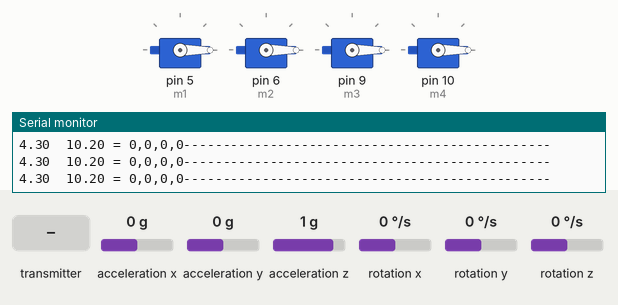
The sketch below on a simulated Arduino Uno, built with avr-gcc and run on an emulated ATmega328P. On the bench: 4 × servo, the last lines printed to the serial monitor. Wiring (inferred from the names in the program): MPU-6050 motion sensor at I2C address 0x68. The test bench sets the inputs (shaded band); at power-on: acceleration y 0 g, acceleration x 0 g, rotation x 0 °/s, acceleration z 1 g, rotation y 0 °/s, rotation z 0 °/s. No radio packets arrive unless stated.

Above: at 1.3 s.
1.4 s: the transmitter starts sending data.0 = 256
At 2.0 s:
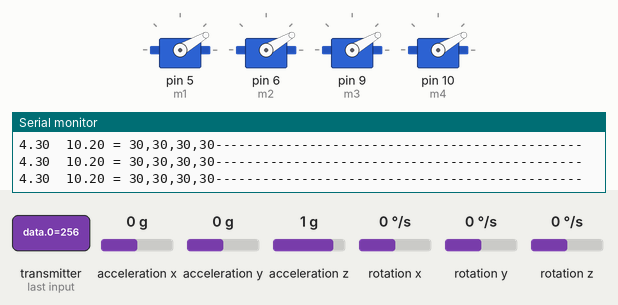
2.9 s: the transmitter starts sending data.0 = 512
At 3.8 s:
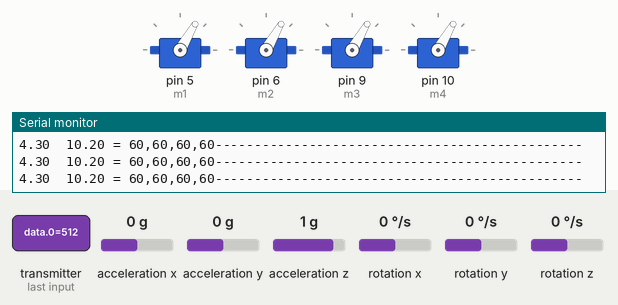
4.4 s: the transmitter starts sending data.0 = 1023
At 5.6 s:
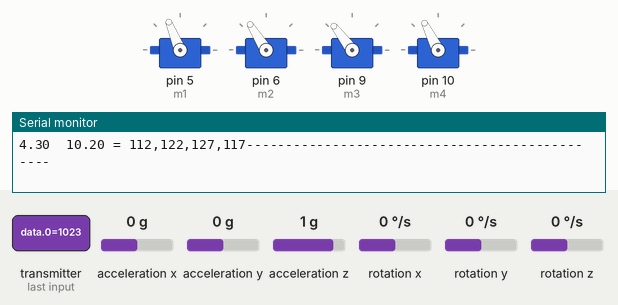
5.9 s: acceleration y set to 0.8 g
At 6.37 s:
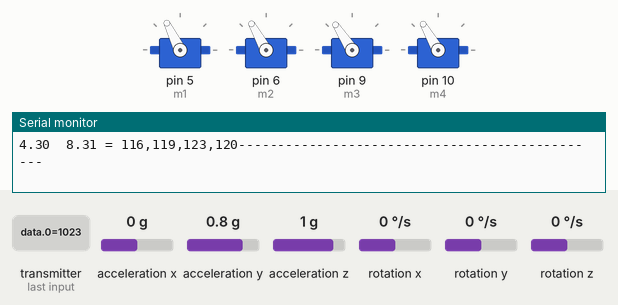
8.9 s: acceleration x set to 1.4 g
11.9 s: rotation x set to 100 °/s
Timing chart, 0 to 14.9 s (numbered marks = the images above; inputs shaded):
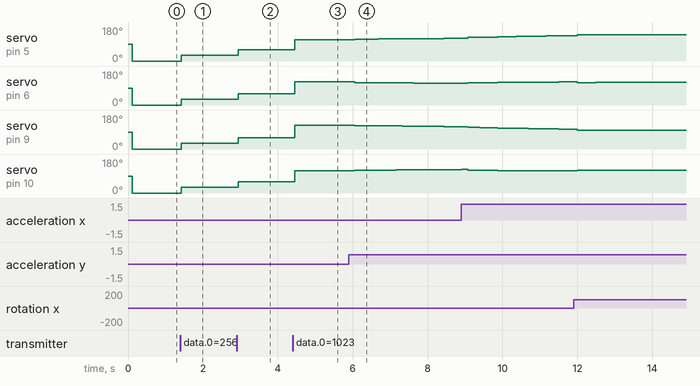

Measured:
- after the input at 1.4 s, servo on pin 5 (m1), servo on pin 6 (m2), servo on pin 9 (m3), servo on pin 10 (m4): 0° → 30° at once
- after the input at 2.9 s, servo on pin 5 (m1), servo on pin 6 (m2), servo on pin 9 (m3), servo on pin 10 (m4): 30° → 60° at once
- after the input at 4.4 s, servo on pin 5 (m1): 60° → 112° after 0.06 s; servo on pin 6 (m2): 60° → 122° after 0.06 s; servo on pin 9 (m3): 60° → 127° after 0.06 s; servo on pin 10 (m4): 60° → 117° after 0.06 s
- after the input at 5.9 s, servo on pin 5 (m1): moves from 112° to 120° over 2.4 s, starting after 0.16 s; servo on pin 6 (m2): moves from 122° to 115° over 2.2 s, starting after 0.16 s; servo on pin 9 (m3): moves from 127° to 119° over 2.4 s, starting after 0.16 s; servo on pin 10 (m4): moves from 117° to 124° over 2.2 s, starting after 0.16 s

The sketch:

Flight_control.ino
```cpp
#include <Servo.h>
#include <SPI.h>
#include <nRF24L01.h>
#include <RF24.h>
#include <PID_v1.h>

// -----------------------GYRO ---------------------
#include<Wire.h>
const int MPU_addr=0x68;
double AcX,AcY,AcZ,Tmp,GyX,GyY,GyZ;
uint32_t timer;
double compAngleX, compAngleY;
#define degconvert 57.2957786

//----------------------GYRO END-------------------


RF24 radio(8,7);
const byte address_read[6] = "00001";
const byte address_write[6] = "00002";
Servo m1,m2,m3,m4;   //creating variables of type servo thet will control the speed of motors

double P = 0.5,I = 0.00047,D = 0.35;

double req_yaw,req_pitch,req_roll;
int throttle,hover;

double inp_roll;
double out_yaw,out_pitch,out_roll;
double compPitch,compRoll;

int inp_data[5];
int motor_power[4];


PID pitchPID(&compPitch, &out_pitch, &req_pitch,P,I,D, DIRECT);
PID rollPID(&compRoll, &out_roll, &req_roll,P,I,D, DIRECT);


int arm(){
  int hov_throttle = 20;
   Wire.beginTransmission(MPU_addr);
  Wire.write(0x3B);  // starting with register 0x3B (ACCEL_XOUT_H)
  Wire.endTransmission(false);
  Wire.requestFrom(MPU_addr,14,true);  // request a total of 14 registers
  AcX=Wire.read()<<8|Wire.read();  // 0x3B (ACCEL_XOUT_H) & 0x3C (ACCEL_XOUT_L)
  AcY=Wire.read()<<8|Wire.read();  // 0x3D (ACCEL_YOUT_H) & 0x3E (ACCEL_YOUT_L)
  AcZ=Wire.read()<<8|Wire.read();  // 0x3F (ACCEL_ZOUT_H) & 0x40 (ACCEL_ZOUT_L)
  Tmp=Wire.read()<<8|Wire.read();  // 0x41 (TEMP_OUT_H) & 0x42 (TEMP_OUT_L)
  GyX=Wire.read()<<8|Wire.read();  // 0x43 (GYRO_XOUT_H) & 0x44 (GYRO_XOUT_L)
  GyY=Wire.read()<<8|Wire.read();  // 0x45 (GYRO_YOUT_H) & 0x46 (GYRO_YOUT_L)
  GyZ=Wire.read()<<8|Wire.read();  // 0x47 (GYRO_ZOUT_H) & 0x48 (GYRO_ZOUT_L)
  int prev_acc = AcY;
  for (int i =hov_throttle ; i< 180 ;i++){
    //accy will get from gyro code
     Wire.beginTransmission(MPU_addr);
    Wire.write(0x3B);  // starting with register 0x3B (ACCEL_XOUT_H)
    Wire.endTransmission(false);
    Wire.requestFrom(MPU_addr,14,true);  // request a total of 14 registers
    AcX=Wire.read()<<8|Wire.read();  // 0x3B (ACCEL_XOUT_H) & 0x3C (ACCEL_XOUT_L)
    AcY=Wire.read()<<8|Wire.read();  // 0x3D (ACCEL_YOUT_H) & 0x3E (ACCEL_YOUT_L)
    AcZ=Wire.read()<<8|Wire.read();  // 0x3F (ACCEL_ZOUT_H) & 0x40 (ACCEL_ZOUT_L)
    Tmp=Wire.read()<<8|Wire.read();  // 0x41 (TEMP_OUT_H) & 0x42 (TEMP_OUT_L)
    GyX=Wire.read()<<8|Wire.read();  // 0x43 (GYRO_XOUT_H) & 0x44 (GYRO_XOUT_L)
    GyY=Wire.read()<<8|Wire.read();  // 0x45 (GYRO_YOUT_H) & 0x46 (GYRO_YOUT_L)
    GyZ=Wire.read()<<8|Wire.read();  // 0x47 (GYRO_ZOUT_H) & 0x48 (GYRO_ZOUT_L)

    if(abs(AcY- prev_acc)>500){
      break;
    }
    //conf_throttle(i);
    hov_throttle+=1;
    delay(1000);
  }
  return hov_throttle;
}

void wait_for_arm() {
  int data[5];
  while (data [4] != 1){
     if (radio.available()) {
      radio.read(&data, sizeof(data));
    }
  }
  //call arm
  hover = arm();
}

void setup()
  {

    //-----------------------GYRO -------------------------------

     Wire.begin();
  #if ARDUINO >= 157
  Wire.setClock(400000UL); // Set I2C frequency to 400kHz
  #else
    TWBR = ((F_CPU / 400000UL) - 16) / 2; // Set I2C frequency to 400kHz
  #endif


  Wire.beginTransmission(MPU_addr);
  Wire.write(0x6B);  // PWR_MGMT_1 register
  Wire.write(0);     // set to zero (wakes up the MPU-6050)
  Wire.endTransmission(true);
  Serial.begin(9600);
  delay(100);

  //setup starting angle
  //1) collect the data
  Wire.beginTransmission(MPU_addr);
  Wire.write(0x3B);  // starting with register 0x3B (ACCEL_XOUT_H)
  Wire.endTransmission(false);
  Wire.requestFrom(MPU_addr,14,true);  // request a total of 14 registers
  AcX=Wire.read()<<8|Wire.read();  // 0x3B (ACCEL_XOUT_H) & 0x3C (ACCEL_XOUT_L)
  AcY=Wire.read()<<8|Wire.read();  // 0x3D (ACCEL_YOUT_H) & 0x3E (ACCEL_YOUT_L)
  AcZ=Wire.read()<<8|Wire.read();  // 0x3F (ACCEL_ZOUT_H) & 0x40 (ACCEL_ZOUT_L)
  Tmp=Wire.read()<<8|Wire.read();  // 0x41 (TEMP_OUT_H) & 0x42 (TEMP_OUT_L)
  GyX=Wire.read()<<8|Wire.read();  // 0x43 (GYRO_XOUT_H) & 0x44 (GYRO_XOUT_L)
  GyY=Wire.read()<<8|Wire.read();  // 0x45 (GYRO_YOUT_H) & 0x46 (GYRO_YOUT_L)
  GyZ=Wire.read()<<8|Wire.read();  // 0x47 (GYRO_ZOUT_H) & 0x48 (GYRO_ZOUT_L)

  //2) calculate pitch and roll
  double roll = atan2(AcY, AcZ)*degconvert;
  double pitch = atan2(-AcX, AcZ)*degconvert;

  //3) set the starting angle to this pitch and roll
  double gyroXangle = roll;
  double gyroYangle = pitch;
  double compAngleX = roll;
  double compAngleY = pitch;

  //start a timer
  timer = micros();

  //-----------------------------GYRO END-------------------------------


  m1.attach(5);//atttaching moters to the pins
  m2.attach(6); //use pins with ~ these are pulse wirdth modulation pins
  m3.attach(9);
  m4.attach(10);
  Serial.begin(9600);
  radio.begin();
  radio.openReadingPipe(0, address_read);
  radio.openWritingPipe(address_write);
  radio.setPALevel(RF24_PA_MIN);
  radio.startListening();


  pitchPID.SetMode(AUTOMATIC);
  rollPID.SetMode(AUTOMATIC);


  pitchPID.SetOutputLimits(-10,10);
  rollPID.SetOutputLimits(-10,10);


  // Restting the parameters
  req_roll = 0;
  req_pitch = 0;
  req_yaw = 0;
  throttle = 0;

  //Watiting for ignition
  //wait_for_arm();
}


void loop()
  {
    //--------------GYRO ----------------------------
     Wire.beginTransmission(MPU_addr);
  Wire.write(0x3B);  // starting with register 0x3B (ACCEL_XOUT_H)
  Wire.endTransmission(false);
  Wire.requestFrom(MPU_addr,14,true);  // request a total of 14 registers
  AcX=Wire.read()<<8|Wire.read();  // 0x3B (ACCEL_XOUT_H) & 0x3C (ACCEL_XOUT_L)
  AcY=Wire.read()<<8|Wire.read();  // 0x3D (ACCEL_YOUT_H) & 0x3E (ACCEL_YOUT_L)
  AcZ=Wire.read()<<8|Wire.read();  // 0x3F (ACCEL_ZOUT_H) & 0x40 (ACCEL_ZOUT_L)
  Tmp=Wire.read()<<8|Wire.read();  // 0x41 (TEMP_OUT_H) & 0x42 (TEMP_OUT_L)
  GyX=Wire.read()<<8|Wire.read();  // 0x43 (GYRO_XOUT_H) & 0x44 (GYRO_XOUT_L)
  GyY=Wire.read()<<8|Wire.read();  // 0x45 (GYRO_YOUT_H) & 0x46 (GYRO_YOUT_L)
  GyZ=Wire.read()<<8|Wire.read();  // 0x47 (GYRO_ZOUT_H) & 0x48 (GYRO_ZOUT_L)

  double dt = (double)(micros() - timer) / 1000000; //This line does three things: 1) stops the timer, 2)converts the timer's output to seconds from microseconds, 3)casts the value as a double saved to "dt".
  timer = micros(); //start the timer again so that we can calculate the next dt.

  double roll = atan2(AcY, AcZ)*degconvert;
  double pitch = atan2(-AcX, AcZ)*degconvert;

  double gyroXrate = GyX/131.0;
  double gyroYrate = GyY/131.0;
  compAngleX = 0.99 * (compAngleX + gyroXrate * dt) + 0.01 * roll; // Calculate the angle using a Complimentary filter
  compAngleY = 0.99 * (compAngleY + gyroYrate * dt) + 0.01 * pitch;
  compPitch = compAngleY +4.30;
  compRoll = - compAngleX + 10.20;
  Serial.print(compPitch);Serial.print("\t");
  Serial.print(compRoll);Serial.print(" = ");
  //---------------------------------Gyroend--------------------------------

  req_roll=0;
  req_pitch =0;
  throttle = 0;

  if (radio.available()) {
    radio.read(&inp_data, sizeof(inp_data));
    req_roll = inp_data[3];
    req_pitch = inp_data[2];
    req_yaw = inp_data[1];
    throttle = map(inp_data[0],0,1022,0,120);

  }
 // else Serial.println("Not available");

  //Auto ajdjust roll,pitch and yaw
   req_roll=0;
  req_pitch =0;

  pitchPID.Compute();
  rollPID.Compute();

  if (throttle >100){
    motor_power[0] = throttle + out_roll + out_pitch;
    motor_power[1] = throttle - out_roll + out_pitch;
    motor_power[2] = throttle - out_roll - out_pitch;
    motor_power[3] = throttle + out_roll - out_pitch;
  }

  else {


  motor_power[0] = throttle;
  motor_power[1] = throttle;
  motor_power[2] = throttle;
  motor_power[3] = throttle;

  }
  m1.write(motor_power[0]);
  m2.write(motor_power[1]);
  m3.write(motor_power[2]);
  m4.write(motor_power[3]);

  //Serial.print(out_pitch);Serial.print(",");
  //Serial.print(out_roll);Serial.println(",");

  Serial.print(motor_power[0]);Serial.print(",");
  Serial.print(motor_power[1]);Serial.print(",");
  Serial.print(motor_power[2]);Serial.print(",");
  Serial.print(motor_power[3]);
  Serial.println("-----------------------------------------------");
  }
```
